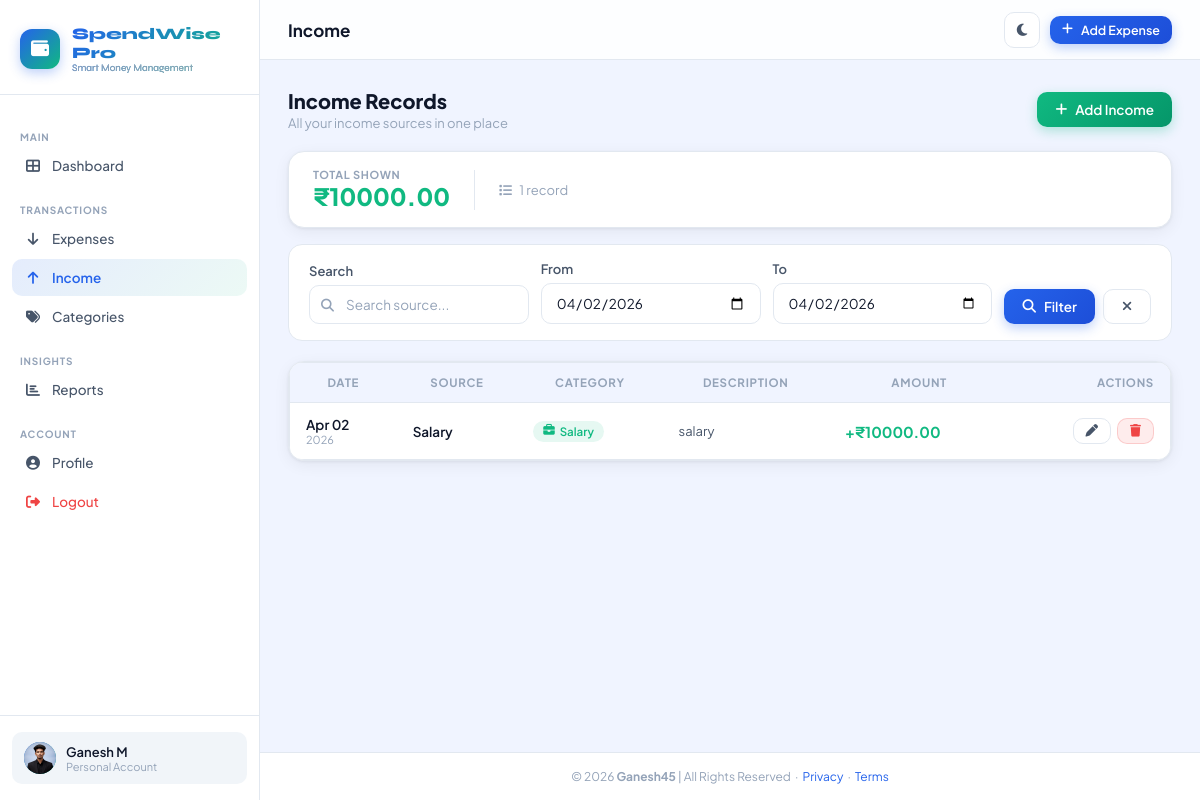
Screenshot of /income/ (signed in) with the database file from the repository.
### tracker/models.py (models this page shows, shortened)
class UserProfile(models.Model):
    user = models.OneToOneField(User, on_delete=models.CASCADE, related_name='profile')
    avatar = models.ImageField(upload_to='avatars/', null=True, blank=True)
    currency = models.CharField(max_length=10, default='₹')
    theme = models.CharField(max_length=10, default='light', choices=[('light', 'Light'), ('dark', 'Dark')])
    monthly_budget = models.DecimalField(max_digits=12, decimal_places=2, default=0)
    created_at = models.DateTimeField(auto_now_add=True)

class Income(models.Model):
    user = models.ForeignKey(User, on_delete=models.CASCADE, related_name='incomes')
    amount = models.DecimalField(max_digits=12, decimal_places=2)
    source = models.CharField(max_length=200)
    category = models.ForeignKey(Category, on_delete=models.SET_NULL, null=True, blank=True)
    date = models.DateField(default=timezone.now)
    description = models.TextField(blank=True, null=True)
    created_at = models.DateTimeField(auto_now_add=True)
    updated_at = models.DateTimeField(auto_now=True)
    class Meta:
        ordering = ['-date', '-created_at']

class Category(models.Model):
    CATEGORY_TYPES = [
        ('expense', 'Expense'),
        ('income', 'Income'),
        ('both', 'Both'),
    ]
    name = models.CharField(max_length=100)
    icon = models.CharField(max_length=50, default='fa-tag')
    color = models.CharField(max_length=20, default='#2563EB')
    category_type = models.CharField(max_length=10, choices=CATEGORY_TYPES, default='both')
    user = models.ForeignKey(User, on_delete=models.CASCADE, null=True, blank=True)
    is_default = models.BooleanField(default=False)
    created_at = models.DateTimeField(auto_now_add=True)
    class Meta:
        verbose_name_plural = 'Categories'
        ordering = ['name']

### tracker/views.py (the view)
# urls.py: path('income/', views.income_list, name='income_list'),
@login_required
def income_list(request):
    user = request.user
    profile = get_or_create_profile(user)
    qs = Income.objects.filter(user=user)
    search = request.GET.get('search', '')
    date_from = request.GET.get('date_from', '')
    date_to = request.GET.get('date_to', '')
    if search:
        qs = qs.filter(Q(source__icontains=search) | Q(description__icontains=search))
    if date_from:
        qs = qs.filter(date__gte=date_from)
    if date_to:
        qs = qs.filter(date__lte=date_to)
    total = qs.aggregate(total=Sum('amount'))['total'] or 0
    paginator = Paginator(qs, 10)
    page = paginator.get_page(request.GET.get('page'))
    return render(request, 'tracker/income_list.html', {
        'page_obj': page, 'total': total, 'search': search,
        'date_from': date_from, 'date_to': date_to, 'profile': profile,
    })

### tracker/views.py (called while the page is built)
def get_or_create_profile(user):
    profile, _ = UserProfile.objects.get_or_create(user=user)
    return profile

### spendwise/templates/tracker/income_list.html (shortened to what this page needs)
{% extends 'base.html' %}
{% block page_title %}Income{% endblock %}
{% block content %}
<div style="display:flex;align-items:center;justify-content:space-between;margin-bottom:20px;flex-wrap:wrap;gap:12px;animation:slideUp 0.4s ease;">
  <div>
    <h2 style="font-size:20px;font-weight:800;">Income Records</h2>
    <p style="color:var(--text-muted);font-size:13px;margin-top:2px;">All your income sources in one place</p>
  </div>
  <a href="{% url 'add_income' %}" class="btn btn-success">
    <i class="fas fa-plus"></i> Add Income
  </a>
</div>
<div class="card" style="margin-bottom:16px;padding:16px 24px;animation:slideUp 0.4s ease 0.05s backwards;">
  <div style="display:flex;align-items:center;gap:24px;flex-wrap:wrap;">
    <div>
      <div style="font-size:11px;font-weight:700;text-transform:uppercase;letter-spacing:.06em;color:var(--text-muted);">Total Shown</div>
      <div style="font-size:24px;font-weight:800;color:var(--green);">{{ profile.currency }}{{ total|floatformat:2 }}</div>
    </div>
    <div style="color:var(--text-muted);font-size:13px;">
      <i class="fas fa-list" style="margin-right:5px;"></i>
      {{ page_obj.paginator.count }} record{{ page_obj.paginator.count|pluralize }}
    </div>
  </div>
</div>
<div class="filter-bar" style="animation:slideUp 0.4s ease 0.1s backwards;">
  <form method="get" style="display:contents;">
    <div class="form-group">
      <label class="form-label">Search</label>
      <div class="search-bar">
        <i class="fas fa-search"></i>
        <input type="text" name="search" class="form-control" placeholder="Search source..." value="{{ search }}">
      </div>
    </div>
    <div class="form-group">
      <label class="form-label">From</label>
      <input type="date" name="date_from" class="form-control" value="{{ date_from }}">
    </div>
    <div class="form-group">
      <label class="form-label">To</label>
      <input type="date" name="date_to" class="form-control" value="{{ date_to }}">
    </div>
    <div style="display:flex;gap:8px;padding-bottom:0;align-self:flex-end;">
      <button type="submit" class="btn btn-primary"><i class="fas fa-search"></i> Filter</button>
      <a href="{% url 'income_list' %}" class="btn btn-outline"><i class="fas fa-times"></i></a>
    </div>
  </form>
</div>
<div class="card" style="padding:0;overflow:hidden;animation:slideUp 0.4s ease 0.15s backwards;">
  {% if page_obj.object_list %}
  <div class="table-wrapper">
    <table>
      <thead>
        <tr>
          <th>Date</th>
          <th>Source</th>
          <th>Category</th>
          <th>Description</th>
          <th>Amount</th>
          <th style="text-align:right;">Actions</th>
        </tr>
      </thead>
      <tbody>
        {% for income in page_obj %}
        <tr>
          <td>
            <div style="font-weight:600;">{{ income.date|date:"M d" }}</div>
            <div style="font-size:11px;color:var(--text-muted);">{{ income.date|date:"Y" }}</div>
          </td>
          <td style="font-weight:600;">{{ income.source }}</td>
          <td>
            {% if income.category %}
            <span class="badge" style="background:{{ income.category.color }}1a;color:{{ income.category.color }};">
              <i class="fas {{ income.category.icon }}"></i> {{ income.category.name }}
            </span>
            {% else %}
            <span class="badge badge-green"><i class="fas fa-arrow-up"></i> Income</span>
            {% endif %}
          </td>
          <td style="color:var(--text-secondary);font-size:13px;">{{ income.description|truncatechars:35|default:"—" }}</td>
          <td>
            <span style="font-weight:700;color:var(--green);font-size:15px;">
              +{{ profile.currency }}{{ income.amount|floatformat:2 }}
            </span>
          </td>
          <td style="text-align:right;">
            <div style="display:flex;gap:6px;justify-content:flex-end;">
              <a href="{% url 'edit_income' income.pk %}" class="btn btn-outline btn-sm"><i class="fas fa-pen"></i></a>
              <a href="{% url 'delete_income' income.pk %}" class="btn btn-sm" style="background:rgba(239,68,68,0.1);color:var(--red);border:1px solid rgba(239,68,68,0.2);"><i class="fas fa-trash"></i></a>
            </div>
          </td>
        </tr>
        {% endfor %}
      </tbody>
    </table>
  </div>
  {% endif %}
</div>
{% endblock %}

### spendwise/templates/base.html (shortened to what this page needs)
{% load static %}
<!DOCTYPE html>
<html lang="en" data-theme="light">
<head>
  <link rel="stylesheet" href="https://cdnjs.cloudflare.com/ajax/libs/font-awesome/6.5.0/css/all.min.css" />
  <link rel="stylesheet" href="{% static 'css/style.css' %}" />
</head>
<body>
<div class="app-wrapper">
  <aside class="sidebar" id="sidebar">
    <div class="sidebar-logo">
      <div class="logo-icon"><i class="fas fa-wallet"></i></div>
      <div class="logo-text">SpendWise Pro<span>Smart Money Management</span></div>
    </div>
    <nav class="sidebar-nav">
      <div class="nav-section-title">Main</div>
      <a href="{% url 'dashboard' %}" class="nav-item {% if request.resolver_match.url_name == 'dashboard' %}active{% endif %}">
        <i class="fas fa-th-large"></i> Dashboard
      </a>
      <div class="nav-section-title">Transactions</div>
      <a href="{% url 'expense_list' %}" class="nav-item {% if 'expense' in request.resolver_match.url_name %}active{% endif %}">
        <i class="fas fa-arrow-down"></i> Expenses
      </a>
      <a href="{% url 'income_list' %}" class="nav-item {% if 'income' in request.resolver_match.url_name %}active{% endif %}">
        <i class="fas fa-arrow-up"></i> Income
      </a>
      <a href="{% url 'category_list' %}" class="nav-item {% if 'category' in request.resolver_match.url_name %}active{% endif %}">
        <i class="fas fa-tags"></i> Categories
      </a>
      <div class="nav-section-title">Insights</div>
      <a href="{% url 'reports' %}" class="nav-item {% if request.resolver_match.url_name == 'reports' %}active{% endif %}">
        <i class="fas fa-chart-bar"></i> Reports
      </a>
      <div class="nav-section-title">Account</div>
      <a href="{% url 'profile' %}" class="nav-item {% if request.resolver_match.url_name == 'profile' %}active{% endif %}">
        <i class="fas fa-user-circle"></i> Profile
      </a>
      <a href="{% url 'logout' %}" class="nav-item" style="color: var(--red);">
        <i class="fas fa-sign-out-alt"></i> Logout
      </a>
    </nav>
    <div class="sidebar-footer">
      <div class="user-card">
        <div class="user-avatar">
          {% if request.user.profile.avatar %}
            <img src="{{ request.user.profile.avatar.url }}" alt="avatar" style="width:100%;height:100%;object-fit:cover;" />
          {% else %}
            {{ request.user.first_name|first|upper }}{{ request.user.last_name|first|upper }}
          {% endif %}
        </div>
        <div class="user-info">
          <div class="user-name">{{ request.user.get_full_name|default:request.user.username }}</div>
          <div class="user-role">Personal Account</div>
        </div>
      </div>
    </div>
  </aside>
  <div class="main-content">
    <header class="topbar">
      <div class="topbar-left">
        <h1 class="page-title">{% block page_title %}Dashboard{% endblock %}</h1>
      </div>
      <div class="topbar-right">
        <button class="btn-icon" id="themeToggle" title="Toggle theme">
        </button>
        <a href="{% url 'add_expense' %}" class="btn btn-primary btn-sm">
          <i class="fas fa-plus"></i> Add Expense
        </a>
      </div>
    </header>
    <main class="page-content">
      {% block content %}{% endblock %}
    </main>
    <footer class="footer">
      © 2026 <strong>Ganesh45</strong> | All Rights Reserved &nbsp;·&nbsp;
      <a href="#">Privacy</a> &nbsp;·&nbsp; <a href="#">Terms</a>
    </footer>
  </div>
</div>
</body>
</html>

### rows the page displays
UserProfile: currency "₹"
Income: date "Apr 02", date "2026", source "Salary", category.name "Salary", description "salary", amount "10000.00"

### other values shown
{{ request.user.get_full_name|default:request.user.username }} "Ganesh M"
{{ total|floatformat:2 }} "10000.00"
{{ page_obj.paginator.count }} "1"
